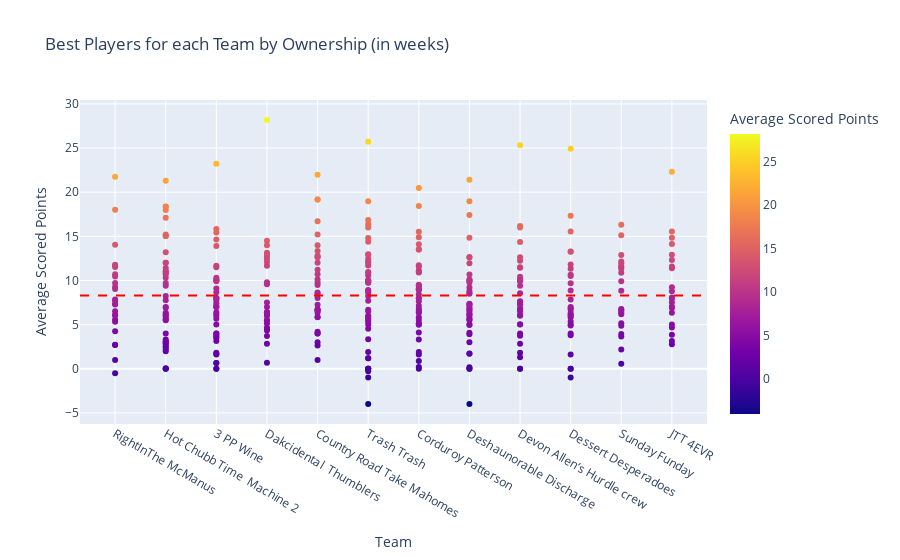

The cell this chart's notebook holds for it:
### Code cell
fig = px.scatter(df, x=df['Team'], y=df['Average Scored Points'], color=df['Average Scored Points'], hover_data=['Average Projected Points', 'Length of Ownership','Player'], title='Best Players for each Team by Ownership (in weeks)')
fig.add_hline(df['Average Scored Points'].mean(), line_color='Red', line_dash = 'dash')
fig.write_html('Data/cool_plots/best_players_for_each_team_by_ownership.html')
fig.show()

### Figure 1 — Plotly figure (JSON) as saved in the notebook; plotly's stock layout.template omitted (floating-point values rounded to 4 significant figures; data arrays with more than 128 entries replaced by an {"elided": "..."} marker saying what was removed)
{"data": [{"customdata": {"elided": "403x3 mixed values"}, "hovertemplate": "Team=%{x}<br>Average Scored Points=%{marker.color}<br>Average Projected Points=%{customdata[0]}<br>Length of Ownership=%{customdata[1]}<br>Player=%{customdata[2]}<extra></extra>", "legendgroup": "", "marker": {"color": {"elided": "403 float values"}, "coloraxis": "coloraxis", "symbol": "circle"}, "mode": "markers", "name": "", "orientation": "v", "showlegend": false, "type": "scatter", "x": {"elided": "403 str values"}, "xaxis": "x", "y": {"elided": "403 float values"}, "yaxis": "y"}], "layout": {"coloraxis": {"colorbar": {"title": {"text": "Average Scored Points"}}, "colorscale": [[0, "#0d0887"], [0.1111, "#46039f"], [0.2222, "#7201a8"], [0.3333, "#9c179e"], [0.4444, "#bd3786"], [0.5556, "#d8576b"], [0.6667, "#ed7953"], [0.7778, "#fb9f3a"], [0.8889, "#fdca26"], [1, "#f0f921"]]}, "legend": {"tracegroupgap": 0}, "shapes": [{"line": {"color": "Red", "dash": "dash"}, "type": "line", "x0": 0, "x1": 1, "xref": "x domain", "y0": 8.305, "y1": 8.305, "yref": "y"}], "title": {"text": "Best Players for each Team by Ownership (in weeks)"}, "xaxis": {"anchor": "y", "domain": [0, 1], "title": {"text": "Team"}}, "yaxis": {"anchor": "x", "domain": [0, 1], "title": {"text": "Average Scored Points"}}}}
